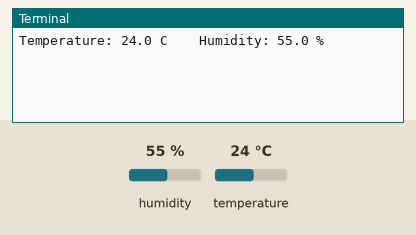
Recording of a program running on a simulated Raspberry Pi (BCM pin numbers). Shown: the last lines printed to the terminal. The test bench sets the inputs (shaded band); at power-on: humidity 55 %, temperature 24 °C.

Above: at 1.2 s.
1.3 s: humidity set to 22 %
At 3.4 s:
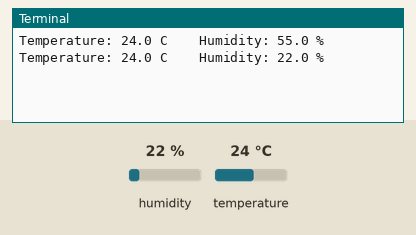
4.7 s: temperature set to 12 °C
At 6.2 s:
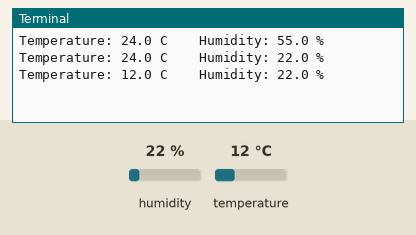
8.1 s: humidity set to 40 %
At 9.0 s:
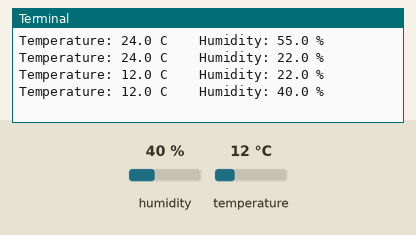
Timing chart, 0 to 11.1 s (numbered marks = the images above; inputs shaded):
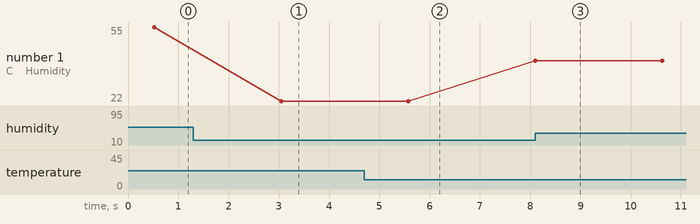

The program:

DHT22.py
```python
# Import the necessary libraries
import Adafruit_DHT
import time

# Set the type of sensor that you are using (in this case, a DHT22)
sensor = Adafruit_DHT.DHT22

# Set the GPIO pin that the DHT22 is connected to
pin = 4

# Main loop to read the sensor data and display it
while True:
    # Read the humidity and temperature from the sensor
    humidity, temperature = Adafruit_DHT.read_retry(sensor, pin)

    # If the readings are valid, display them
    if humidity is not None and temperature is not None:
        print("Temperature: {0:0.1f} C    Humidity: {1:0.1f} %".format(temperature, humidity))
    else:
        print("Failed to retrieve data from the sensor")

    # Wait a few seconds before reading the sensor again
    time.sleep(2)
```

Measured:
- after the input at 1.3 s, the terminal: prints a new line after 1.8 s (image 1)
- after the input at 4.7 s, the terminal: prints a new line after 0.88 s (image 2)
- after the input at 8.1 s, the terminal: prints a new line at once (image 3)
- plotted number 1: 55 → 22 after the input at 1.3 s, 22 → 40 after the input at 8.1 s
